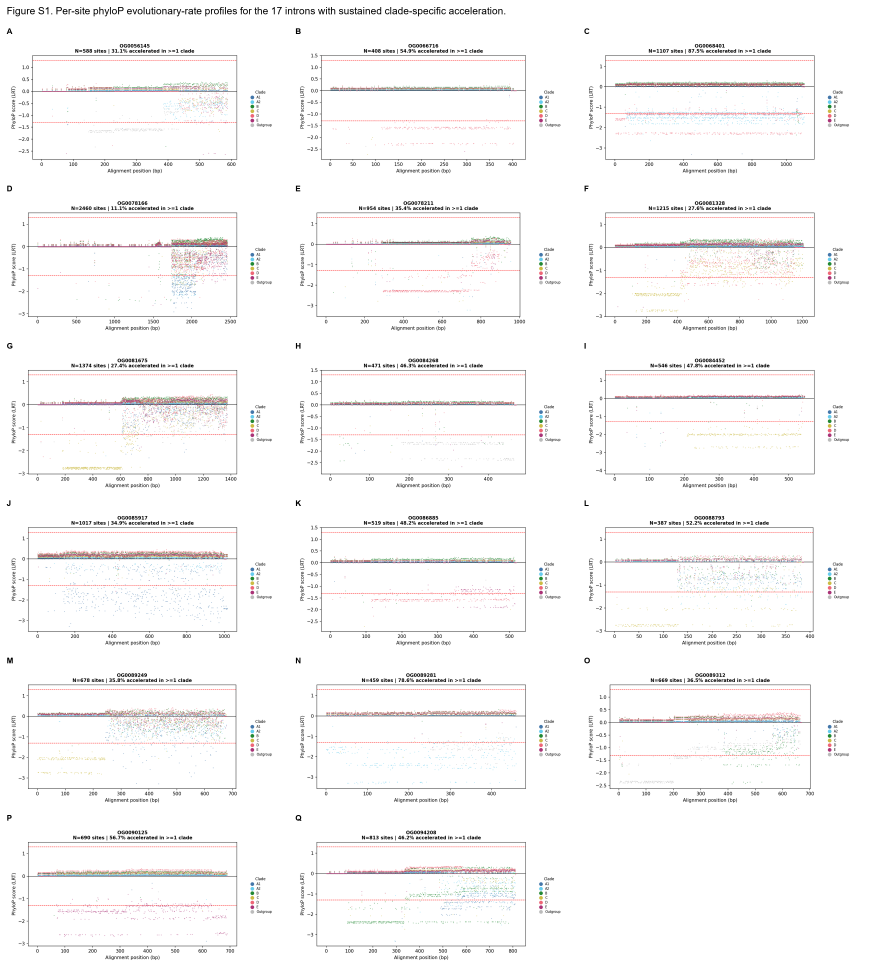
#> input picture 02_intron_phyloP/Figure_S1_accelerated_intron_profiles.png, 2622 x 2916 px (shown at 1/3 size); its folder holds only this picture in this run
$ python build_figure_s1.py --input-dir . --out-prefix out.png
#> lines starting #> are read from the running program, lines starting #| are printed output that depends on the picture
#!/usr/bin/env python3
"""
build_figure_s1.py

Composes the per-locus PNGs from plot_individual_intron_profiles.py into a
single multi-panel Figure S1, one panel per accelerated intron (17 panels,
labeled A-Q), matching Biological Journal of the Linnean Society's
Supporting Information convention of one numbered file per supplementary
figure (https://academic.oup.com/biolinnean/pages/General_Instructions:
"Supplementary figures ... should be numbered 'Figure S1' ...", files
recommended under 2 MB).

Usage
-----
    python build_figure_s1.py --input-dir individual_profiles/ \
        --out-prefix Figure_S1_accelerated_intron_profiles \
        --cols 3
"""

import argparse
import glob
import os

from PIL import Image, ImageDraw, ImageFont

TITLE = ("Figure S1. Per-site phyloP evolutionary-rate profiles for the "
          "{n} introns with sustained clade-specific acceleration.")


def main():
    parser = argparse.ArgumentParser(description=__doc__,
                                      formatter_class=argparse.RawDescriptionHelpFormatter)
    parser.add_argument("--input-dir", required=True,
                         help="Directory with one PNG per locus (plot_individual_intron_profiles.py output).")
    parser.add_argument("--out-prefix", required=True)
    parser.add_argument("--cols", type=int, default=3)
    parser.add_argument("--panel-width", type=int, default=850)
    parser.add_argument("--panel-height", type=int, default=420)
    args = parser.parse_args()

    files = sorted(glob.glob(os.path.join(args.input_dir, "*.png")))
    n = len(files)
    if n == 0:
        raise SystemExit(f"No PNGs found in {args.input_dir}")
    if n > 26:
        raise SystemExit("More than 26 panels: extend the A-Z labeling scheme first.")

    cols = args.cols
    rows = -(-n // cols)
    label_h = 36
    margin = 20
    gap = 16
    cell_w, cell_h = args.panel_width, args.panel_height + label_h

    grid_w = margin * 2 + cols * cell_w + (cols - 1) * gap
    grid_h = margin * 2 + rows * cell_h + (rows - 1) * gap + 60

    canvas = Image.new("RGB", (grid_w, grid_h), "white")
#> canvas: PIL image 2622x556 RGB; every value is 255
    draw = ImageDraw.Draw(canvas)
    try:
        font_title = ImageFont.truetype("arial.ttf", 30)
        font_label = ImageFont.truetype("arialbd.ttf", 24)
    except Exception:
        font_title = ImageFont.load_default()
        font_label = ImageFont.load_default()

    draw.text((margin, 15), TITLE.format(n=n), fill="black", font=font_title)

    letters = [chr(ord("A") + i) for i in range(n)]
    for i, f in enumerate(files):
        row, col = divmod(i, cols)
        x = margin + col * (cell_w + gap)
        y = 60 + margin + row * (cell_h + gap)
        im = Image.open(f).convert("RGB").resize((args.panel_width, args.panel_height), Image.LANCZOS)
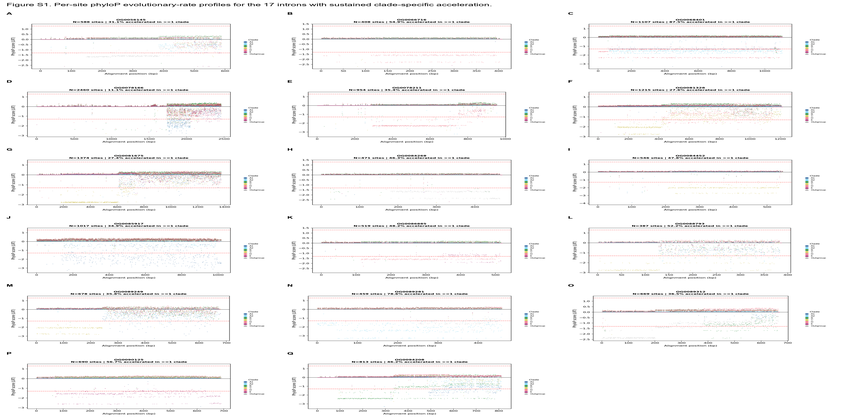
#> im: PIL image 850x420 RGB; mean R, G, B 248.2, 247.3, 247.3
        draw.text((x, y), letters[i], fill="black", font=font_label)
        canvas.paste(im, (x, y + label_h))
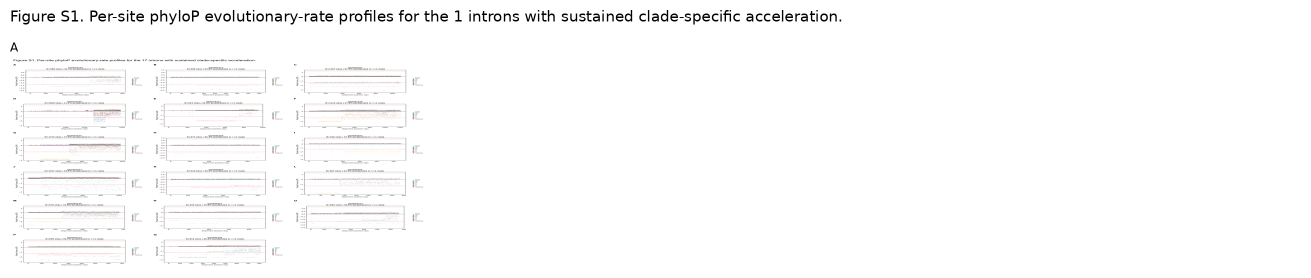
#> canvas: PIL image 2622x556 RGB (shown at 1/2 size); mean R, G, B 251.5, 251.3, 251.3

    png_path = f"{args.out_prefix}.png"
    pdf_path = f"{args.out_prefix}.pdf"
    canvas.save(png_path, optimize=True)
    canvas.save(pdf_path, "PDF", resolution=150.0)

    print(f"{n} panels, {cols}x{rows} grid")
    print(f"Wrote {png_path} ({os.path.getsize(png_path) / 1e6:.2f} MB)")
    print(f"Wrote {pdf_path} ({os.path.getsize(pdf_path) / 1e6:.2f} MB)")


if __name__ == "__main__":
    main()
